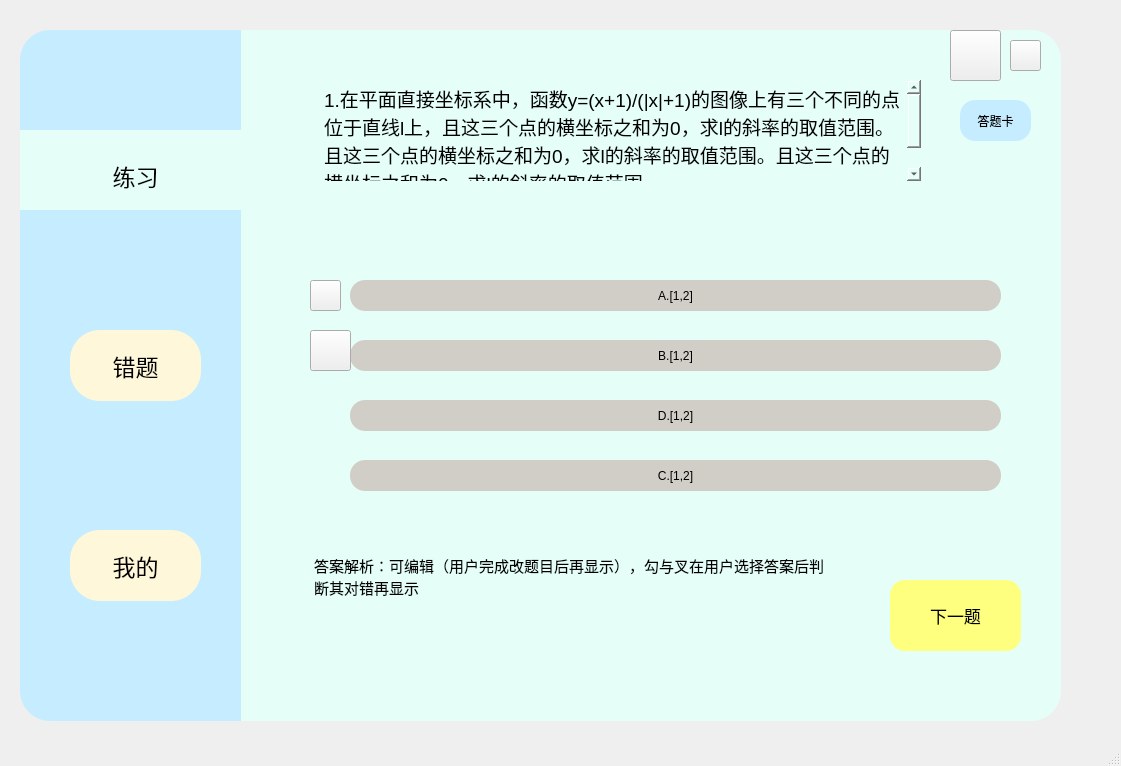
<?xml version="1.0" encoding="UTF-8"?>
<ui version="4.0">
 <class>MainWindow</class>
 <widget class="QMainWindow" name="MainWindow">
  <property name="geometry">
   <rect>
    <x>0</x>
    <y>0</y>
    <width>1121</width>
    <height>766</height>
   </rect>
  </property>
  <property name="windowTitle">
   <string>MainWindow</string>
  </property>
  <widget class="QWidget" name="centralwidget">
   <widget class="QFrame" name="frame_2">
    <property name="geometry">
     <rect>
      <x>20</x>
      <y>30</y>
      <width>221</width>
      <height>691</height>
     </rect>
    </property>
    <property name="styleSheet">
     <string notr="true">QFrame{
	background-color: rgb(198, 237, 255);
	border-top-left-radius:30px;
	border-bottom-left-radius:30px;
}</string>
    </property>
    <property name="frameShape">
     <enum>QFrame::StyledPanel</enum>
    </property>
    <property name="frameShadow">
     <enum>QFrame::Raised</enum>
    </property>
    <widget class="QPushButton" name="Bt_mine">
     <property name="geometry">
      <rect>
       <x>50</x>
       <y>500</y>
       <width>131</width>
       <height>71</height>
      </rect>
     </property>
     <property name="font">
      <font>
       <pointsize>17</pointsize>
      </font>
     </property>
     <property name="styleSheet">
      <string notr="true">QPushButton{
	background-color: rgb(255, 247, 217);
	border-radius:30px

}
QPushButton:pressed{
	padding-left:5px;
	padding-top:5px;
}</string>
     </property>
     <property name="text">
      <string>我的</string>
     </property>
    </widget>
    <widget class="QFrame" name="frame_3">
     <property name="geometry">
      <rect>
       <x>0</x>
       <y>100</y>
       <width>221</width>
       <height>80</height>
      </rect>
     </property>
     <property name="styleSheet">
      <string notr="true">background-color: rgb(229, 255, 248);
border-radius:0px
</string>
     </property>
     <property name="frameShape">
      <enum>QFrame::StyledPanel</enum>
     </property>
     <property name="frameShadow">
      <enum>QFrame::Raised</enum>
     </property>
     <widget class="QPushButton" name="Bt_wrong">
      <property name="geometry">
       <rect>
        <x>50</x>
        <y>10</y>
        <width>131</width>
        <height>71</height>
       </rect>
      </property>
      <property name="font">
       <font>
        <pointsize>17</pointsize>
        <underline>false</underline>
        <strikeout>false</strikeout>
       </font>
      </property>
      <property name="styleSheet">
       <string notr="true">QPushButton{	
background-color: rgb(229, 255, 248);
	border-radius:30px
}
QPushButton:pressed{
	padding-left:5px;
	padding-top:5px;
}</string>
      </property>
      <property name="text">
       <string>练习</string>
      </property>
     </widget>
    </widget>
    <widget class="QPushButton" name="Bt_exercise">
     <property name="geometry">
      <rect>
       <x>50</x>
       <y>300</y>
       <width>131</width>
       <height>71</height>
      </rect>
     </property>
     <property name="font">
      <font>
       <pointsize>17</pointsize>
       <weight>50</weight>
       <bold>false</bold>
      </font>
     </property>
     <property name="styleSheet">
      <string notr="true">QPushButton{
	background-color: rgb(255, 247, 217);
	color: rgb(0, 0, 0);
	border-radius:30px

}
QPushButton:pressed{
	padding-left:5px;
	padding-top:5px;
}</string>
     </property>
     <property name="text">
      <string>错题</string>
     </property>
    </widget>
   </widget>
   <widget class="QTextBrowser" name="text_wronganalyse">
    <property name="geometry">
     <rect>
      <x>310</x>
      <y>550</y>
      <width>531</width>
      <height>151</height>
     </rect>
    </property>
    <property name="styleSheet">
     <string notr="true">background-color: rgb(229, 255, 248);</string>
    </property>
    <property name="frameShape">
     <enum>QFrame::NoFrame</enum>
    </property>
    <property name="html">
     <string>&lt;!DOCTYPE HTML PUBLIC &quot;-//W3C//DTD HTML 4.0//EN&quot; &quot;http://www.w3.org/TR/REC-html40/strict.dtd&quot;&gt;
&lt;html&gt;&lt;head&gt;&lt;meta name=&quot;qrichtext&quot; content=&quot;1&quot; /&gt;&lt;style type=&quot;text/css&quot;&gt;
p, li { white-space: pre-wrap; }
&lt;/style&gt;&lt;/head&gt;&lt;body style=&quot; font-family:'SimSun'; font-size:9pt; font-weight:400; font-style:normal;&quot;&gt;
&lt;p style=&quot; margin-top:0px; margin-bottom:0px; margin-left:0px; margin-right:0px; -qt-block-indent:0; text-indent:0px;&quot;&gt;&lt;span style=&quot; font-size:11pt;&quot;&gt;答案解析：可编辑（用户完成改题目后再显示），勾与叉在用户选择答案后判断其对错再显示&lt;/span&gt;&lt;/p&gt;&lt;/body&gt;&lt;/html&gt;</string>
    </property>
   </widget>
   <widget class="QTextBrowser" name="test_wrong">
    <property name="geometry">
     <rect>
      <x>320</x>
      <y>80</y>
      <width>601</width>
      <height>101</height>
     </rect>
    </property>
    <property name="font">
     <font>
      <pointsize>15</pointsize>
     </font>
    </property>
    <property name="styleSheet">
     <string notr="true">background-color: rgb(229, 255, 248);
</string>
    </property>
    <property name="frameShape">
     <enum>QFrame::NoFrame</enum>
    </property>
    <property name="html">
     <string>&lt;!DOCTYPE HTML PUBLIC &quot;-//W3C//DTD HTML 4.0//EN&quot; &quot;http://www.w3.org/TR/REC-html40/strict.dtd&quot;&gt;
&lt;html&gt;&lt;head&gt;&lt;meta name=&quot;qrichtext&quot; content=&quot;1&quot; /&gt;&lt;style type=&quot;text/css&quot;&gt;
p, li { white-space: pre-wrap; }
&lt;/style&gt;&lt;/head&gt;&lt;body style=&quot; font-family:'SimSun'; font-size:15pt; font-weight:400; font-style:normal;&quot;&gt;
&lt;p style=&quot; margin-top:0px; margin-bottom:0px; margin-left:0px; margin-right:0px; -qt-block-indent:0; text-indent:0px;&quot;&gt;&lt;span style=&quot; font-size:14pt;&quot;&gt;1.在平面直接坐标系中，函数y=(x+1)/(|x|+1)的图像上有三个不同的点位于直线l上，且这三个点的横坐标之和为0，求l的斜率的取值范围。且这三个点的横坐标之和为0，求l的斜率的取值范围。且这三个点的横坐标之和为0，求l的斜率的取值范围。&lt;/span&gt;&lt;/p&gt;
&lt;p style=&quot;-qt-paragraph-type:empty; margin-top:0px; margin-bottom:0px; margin-left:0px; margin-right:0px; -qt-block-indent:0; text-indent:0px; font-size:9pt;&quot;&gt;&lt;br /&gt;&lt;/p&gt;&lt;/body&gt;&lt;/html&gt;</string>
    </property>
   </widget>
   <widget class="QPushButton" name="Bt_C">
    <property name="geometry">
     <rect>
      <x>350</x>
      <y>460</y>
      <width>651</width>
      <height>31</height>
     </rect>
    </property>
    <property name="styleSheet">
     <string notr="true">QPushButton{
border-radius:15px;
background-color: rgb(208, 206, 199);
}
QPushButton:pressed{
	padding-left:5px;
	padding-top:5px;
}</string>
    </property>
    <property name="text">
     <string>C.[1,2]</string>
    </property>
   </widget>
   <widget class="QPushButton" name="Bt_D">
    <property name="geometry">
     <rect>
      <x>350</x>
      <y>400</y>
      <width>651</width>
      <height>31</height>
     </rect>
    </property>
    <property name="styleSheet">
     <string notr="true">QPushButton{
background-color: rgb(208, 206, 199);
border-radius:15px;
}

QPushButton:pressed{
	padding-left:5px;
	padding-top:5px;
}</string>
    </property>
    <property name="text">
     <string>D.[1,2]</string>
    </property>
   </widget>
   <widget class="QPushButton" name="Bt_B">
    <property name="geometry">
     <rect>
      <x>350</x>
      <y>340</y>
      <width>651</width>
      <height>31</height>
     </rect>
    </property>
    <property name="styleSheet">
     <string notr="true">QPushButton{
border-radius:15px;
background-color: rgb(208, 206, 199);
}
QPushButton:pressed{
	padding-left:5px;
	padding-top:5px;
}</string>
    </property>
    <property name="text">
     <string>B.[1,2]</string>
    </property>
   </widget>
   <widget class="QPushButton" name="Bt_A">
    <property name="geometry">
     <rect>
      <x>350</x>
      <y>280</y>
      <width>651</width>
      <height>31</height>
     </rect>
    </property>
    <property name="styleSheet">
     <string notr="true">QPushButton{
background-color: rgb(208, 206, 199);
border-radius:15px
}

QPushButton:pressed{
	padding-left:5px;
	padding-top:5px;
}
</string>
    </property>
    <property name="text">
     <string>A.[1,2]</string>
    </property>
   </widget>
   <widget class="QPushButton" name="Bt_next">
    <property name="geometry">
     <rect>
      <x>890</x>
      <y>580</y>
      <width>131</width>
      <height>71</height>
     </rect>
    </property>
    <property name="font">
     <font>
      <pointsize>13</pointsize>
     </font>
    </property>
    <property name="styleSheet">
     <string notr="true">QPushButton{
	background-color: rgb(255, 255, 127);
	border-radius:15px

}
QPushButton:pressed{
	padding-left:5px;
	padding-top:5px;
}</string>
    </property>
    <property name="text">
     <string>下一题</string>
    </property>
   </widget>
   <widget class="QPushButton" name="Bt_view">
    <property name="geometry">
     <rect>
      <x>960</x>
      <y>100</y>
      <width>71</width>
      <height>41</height>
     </rect>
    </property>
    <property name="contextMenuPolicy">
     <enum>Qt::PreventContextMenu</enum>
    </property>
    <property name="styleSheet">
     <string notr="true">QPushButton{
	border-radius:15px;
	background-color: rgb(198, 237, 255);
}

QPushButton:pressed{
	padding-left:5px;
	padding-top:5px;
}

</string>
    </property>
    <property name="text">
     <string>答题卡</string>
    </property>
   </widget>
   <widget class="QLabel" name="label_drag">
    <property name="geometry">
     <rect>
      <x>240</x>
      <y>30</y>
      <width>821</width>
      <height>691</height>
     </rect>
    </property>
    <property name="styleSheet">
     <string notr="true">QFrame{
	background-color: rgb(229, 255, 248);
	border-top-right-radius:30px;
	border-bottom-right-radius:30px;

}</string>
    </property>
    <property name="text">
     <string/>
    </property>
   </widget>
   <widget class="QPushButton" name="pushButton">
    <property name="geometry">
     <rect>
      <x>950</x>
      <y>30</y>
      <width>51</width>
      <height>51</height>
     </rect>
    </property>
    <property name="styleSheet">
     <string notr="true">border-image: url(:/新前缀/最小化.png);</string>
    </property>
    <property name="text">
     <string/>
    </property>
   </widget>
   <widget class="QPushButton" name="pushButton_2">
    <property name="geometry">
     <rect>
      <x>1010</x>
      <y>40</y>
      <width>31</width>
      <height>31</height>
     </rect>
    </property>
    <property name="styleSheet">
     <string notr="true">border-image: url(:/新前缀/关闭窗口.png);</string>
    </property>
    <property name="text">
     <string/>
    </property>
   </widget>
   <widget class="QPushButton" name="pushButton_3">
    <property name="geometry">
     <rect>
      <x>310</x>
      <y>280</y>
      <width>31</width>
      <height>31</height>
     </rect>
    </property>
    <property name="styleSheet">
     <string notr="true">border-image: url(:/新前缀/对勾-解除.png);</string>
    </property>
    <property name="text">
     <string/>
    </property>
   </widget>
   <widget class="QPushButton" name="pushButton_4">
    <property name="geometry">
     <rect>
      <x>310</x>
      <y>330</y>
      <width>41</width>
      <height>41</height>
     </rect>
    </property>
    <property name="styleSheet">
     <string notr="true">border-image: url(:/新前缀/错误.png);</string>
    </property>
    <property name="text">
     <string/>
    </property>
   </widget>
   <zorder>label_drag</zorder>
   <zorder>Bt_A</zorder>
   <zorder>Bt_D</zorder>
   <zorder>text_wronganalyse</zorder>
   <zorder>Bt_C</zorder>
   <zorder>Bt_view</zorder>
   <zorder>Bt_B</zorder>
   <zorder>test_wrong</zorder>
   <zorder>Bt_next</zorder>
   <zorder>frame_2</zorder>
   <zorder>pushButton</zorder>
   <zorder>pushButton_2</zorder>
   <zorder>pushButton_3</zorder>
   <zorder>pushButton_4</zorder>
  </widget>
  <widget class="QStatusBar" name="statusbar"/>
 </widget>
 <resources>
  <include location="Resources.qrc"/>
 </resources>
 <connections>
  <connection>
   <sender>pushButton_2</sender>
   <signal>clicked()</signal>
   <receiver>MainWindow</receiver>
   <slot>close()</slot>
   <hints>
    <hint type="sourcelabel">
     <x>1027</x>
     <y>54</y>
    </hint>
    <hint type="destinationlabel">
     <x>1090</x>
     <y>54</y>
    </hint>
   </hints>
  </connection>
  <connection>
   <sender>pushButton</sender>
   <signal>clicked()</signal>
   <receiver>MainWindow</receiver>
   <slot>showMinimized()</slot>
   <hints>
    <hint type="sourcelabel">
     <x>983</x>
     <y>46</y>
    </hint>
    <hint type="destinationlabel">
     <x>983</x>
     <y>14</y>
    </hint>
   </hints>
  </connection>
 </connections>
</ui>
